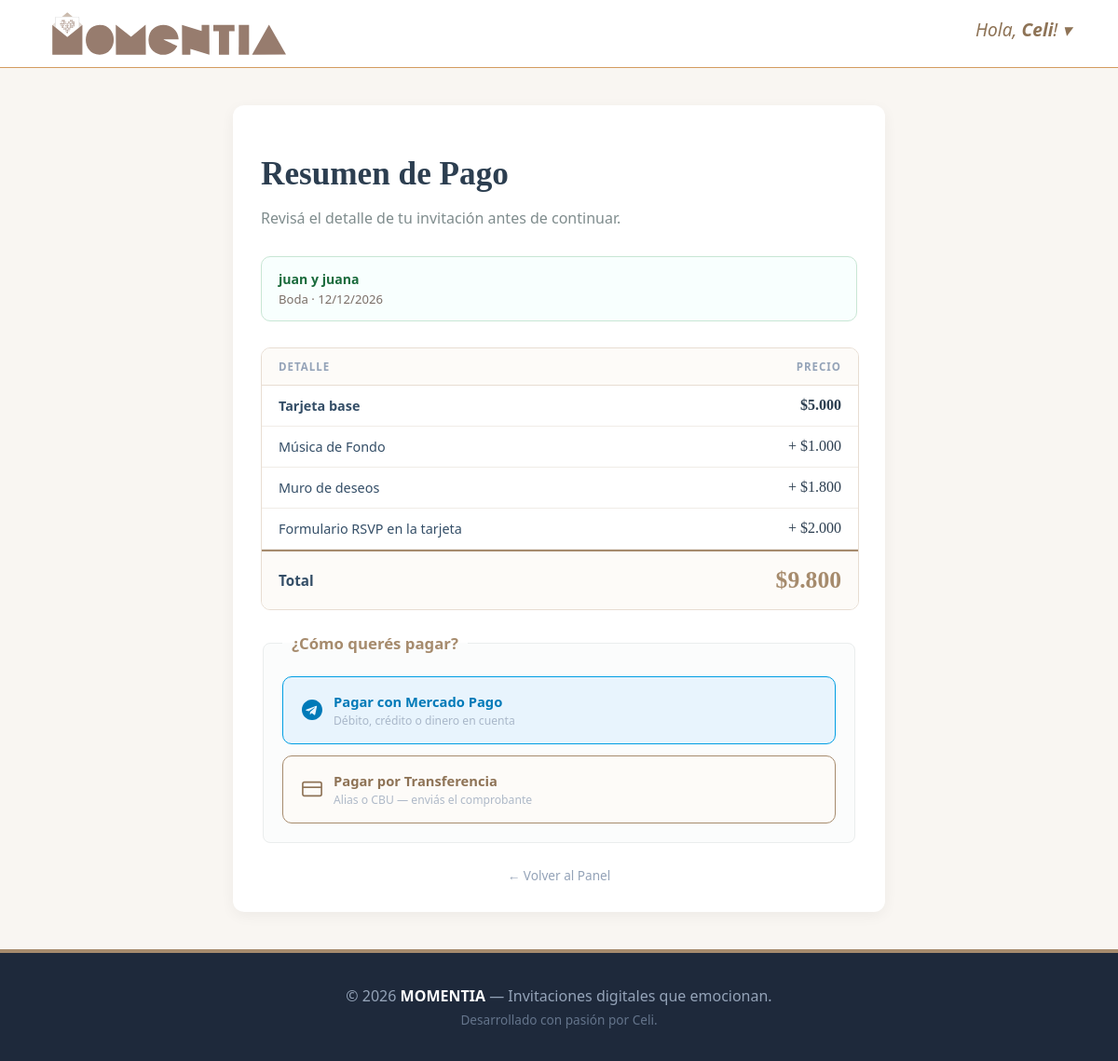
The page /pagar.php?id=57 (signed in) on the database its author committed.
### tables this page shows
CREATE TABLE `tarjetas` (
  `id_tarjeta` int(11) NOT NULL,
  `id_cliente` int(11) NOT NULL,
  `id_plantilla` int(11) NOT NULL,
  `tipo_evento_id` int(11) NOT NULL,
  `estilo_visual_id` int(11) NOT NULL,
  `mod_cuenta_regresiva` tinyint(1) DEFAULT 0,
  `mod_musica` tinyint(1) DEFAULT 0,
  `mod_regalos` tinyint(1) DEFAULT 0,
  `mod_dress_code` tinyint(1) DEFAULT 0,
  `mod_linea_tiempo` tinyint(1) DEFAULT 0,
  `mod_book_fotos` tinyint(1) DEFAULT 0,
  `mod_compartir_fotos` tinyint(1) DEFAULT 0,
  `mod_rsvp_interno` tinyint(1) DEFAULT 0,
  `mod_muro_deseos` tinyint(1) DEFAULT 0,
  `mod_playlist` tinyint(1) DEFAULT 0,
  `nombres_portada` varchar(255) DEFAULT NULL,
  `fecha_evento` date DEFAULT NULL,
  `hora_evento` time DEFAULT NULL,
  `direccion_maps` text DEFAULT NULL,
  `link_musica` varchar(255) DEFAULT NULL,
  `datos_bancarios` text DEFAULT NULL,
  `mensaje_regalo` text DEFAULT NULL,
  `dress_code_texto` text DEFAULT NULL,
  `book_texto` varchar(255) DEFAULT NULL,
  `link_galeria_externa` varchar(255) DEFAULT NULL,
  `telefono_whatsapp` varchar(50) DEFAULT NULL,
  `fecha_limite_rsvp` date DEFAULT NULL,
  `frase_portada` varchar(255) DEFAULT NULL,
  `textos_personalizados` text DEFAULT NULL,
  `estado_pago` varchar(20) DEFAULT 'pendiente',
  `mod_rsvp_whatsapp` int(25) DEFAULT NULL,
  `playlist_modo` enum('formulario','enlace') NOT NULL DEFAULT 'formulario',
  `playlist_url` varchar(255) DEFAULT NULL,
  `linea_tiempo_estilo` enum('vertical','horizontal') NOT NULL DEFAULT 'vertical',
  `muro_moderacion` tinyint(1) NOT NULL DEFAULT 0,
  `mod_pagar_evento` tinyint(1) DEFAULT 0,
  `momento2_nombre` varchar(100) DEFAULT NULL,
  `momento2_fecha` date DEFAULT NULL,
  `momento2_hora` time DEFAULT NULL,
  `momento2_direccion_maps` text DEFAULT NULL,
  `mod_ubi_calen` tinyint(1) DEFAULT NULL,
  `mod_foto_portada` tinyint(1) DEFAULT 0,
  `foto_portada` varchar(255) DEFAULT NULL
);

CREATE TABLE `tipos_evento` (
  `id_tipos_evento` int(11) NOT NULL,
  `nombre` varchar(50) NOT NULL,
  `label_portada` varchar(100) DEFAULT NULL,
  `placeholder_portada` varchar(100) DEFAULT NULL
);

### config/modulos.php (called while the page is built, shortened)
<?php
function modulos_config(): array { global $config_modulos; return $config_modulos['modulos']; }
function modulos_columnas_bd(): array { return array_keys(modulos_config()); }
return $config_modulos;

### pagar.php (the view, shortened to what this page needs)
<?php
require_once __DIR__ . '/conexion.php';
require_once __DIR__ . '/config/modulos.php';
$id_tarjeta = (int)($_GET['id'] ?? 0);
$id_usuario = $_SESSION['id_usuario'];
try {
    $stmt = $pdo->prepare("
        SELECT t.*, te.nombre AS nombre_evento
        FROM tarjetas t
        JOIN tipos_evento te ON t.tipo_evento_id = te.id_tipos_evento
        WHERE t.id_tarjeta = ? AND t.id_cliente = ?
    ");
    $stmt->execute([$id_tarjeta, $id_usuario]);
    $tarjeta = $stmt->fetch(PDO::FETCH_ASSOC);
    $stmt_costos = $pdo->query("SELECT modulo_key, precio FROM costos");
    $costos = [];
    while ($row = $stmt_costos->fetch(PDO::FETCH_ASSOC)) {
        $costos[$row['modulo_key']] = (float)$row['precio'];
    }
} catch (PDOException $e) {
    error_log('Error en pagar.php: ' . $e->getMessage());
    header("Location: dashboard.php?error=error_carga");
    exit;
}
$precio_base = $costos['base'] ?? 3000;
$total       = $precio_base;
$detalle     = [];
foreach (modulos_columnas_bd() as $columna) {
    if (!empty($tarjeta[$columna]) && isset($costos[$columna]) && $costos[$columna] > 0) {
        $total += $costos[$columna];
        $modulo = modulos_config()[$columna];
        $detalle[] = [
            'nombre' => $modulo['titulo'],
            'precio' => $costos[$columna],
        ];
    }
}
$nombre_tarjeta = htmlspecialchars($tarjeta['nombres_portada'] ?: 'Sin título');
$tipo_evento    = ucfirst($tarjeta['nombre_evento'] ?? '');
$fecha_fmt      = $tarjeta['fecha_evento']
    ? date('d/m/Y', strtotime($tarjeta['fecha_evento']))
    : 'Sin definir';
?>
<!DOCTYPE html>
<html lang="es">
<head>
    <link rel="stylesheet" href="css/global.css">
    <link rel="stylesheet" href="css/formularios.css">
</head>
<body>
<?php include_once 'header.php'; ?>
<main class="form-container">
    <div class="form-card">
        <h1>Resumen de Pago</h1>
        <p class="subtitle">Revisá el detalle de tu invitación antes de continuar.</p>
        <div class="pago-contexto">
            <strong><?php echo $nombre_tarjeta; ?></strong>
            <span><?php echo $tipo_evento; ?> · <?php echo $fecha_fmt; ?></span>
        </div>
        <div class="pago-desglose">
            <div class="pago-desglose-header">
                <span>Detalle</span>
                <span>Precio</span>
            </div>
            <div class="pago-desglose-fila base">
                <span>Tarjeta base</span>
                <span class="precio">$<?php echo number_format($precio_base, 0, ',', '.'); ?></span>
            </div>
            <?php foreach ($detalle as $item): ?>
                <div class="pago-desglose-fila">
                    <span><?php echo htmlspecialchars($item['nombre']); ?></span>
                    <span class="precio">+ $<?php echo number_format($item['precio'], 0, ',', '.'); ?></span>
                </div>
            <?php endforeach; ?>
            <div class="pago-desglose-total">
                <span class="label">Total</span>
                <span class="monto">$<?php echo number_format($total, 0, ',', '.'); ?></span>
            </div>
        </div>
        <fieldset>
            <legend>¿Cómo querés pagar?</legend>
            <div class="pago-metodos">
                <form action="procesar_pago.php" method="POST" style="margin:0;">
                    <button type="submit" class="pago-metodo-btn btn-mp">
                        <div class="pago-metodo-info">
                            Pagar con Mercado Pago
                            <small>Débito, crédito o dinero en cuenta</small>
                        </div>
                    </button>
                </form>
                <form action="procesar_pago.php" method="POST" style="margin:0;">
                    <button type="submit" class="pago-metodo-btn btn-transferencia">
                        <svg viewBox="0 0 24 24" fill="none" stroke="currentColor" stroke-width="1.8" width="22" height="22" aria-hidden="true">
                            <rect x="1" y="4" width="22" height="16" rx="2" ry="2"/>
                            <line x1="1" y1="10" x2="23" y2="10"/>
                        </svg>
                        <div class="pago-metodo-info">
                            Pagar por Transferencia
                            <small>Alias o CBU — enviás el comprobante</small>
                        </div>
                    </button>
                </form>
            </div>
        </fieldset>
        <a href="dashboard.php" class="btn-volver-dash">← Volver al Panel</a>
    </div>
</main>
<?php include_once 'footer.php'; ?>
</body>
</html>

### css/global.css (style rules this page uses)
:root { --color-principal: #a68b6d; }
body { font-family: 'Segoe UI', sans-serif; background-color: #f9f6f2; color: #333; margin: 0; }
a { transition: color 0.2s; }
h1, h2, h3, h4 { word-break: break-word; }

### css/formularios.css (style rules this page uses)
.form-container { max-width: 700px; margin: 40px auto; padding: 0 20px; }
.form-card { background: #ffffff; padding: 30px; border-radius: 12px; box-shadow: 0 4px 15px rgba(0, 0, 0, 0.05); }
.form-card h1 { font-family: 'Playfair Display', serif; color: #2c3e50; margin-bottom: 5px; font-size: 2.2rem; }
.subtitle { color: #7f8c8d; margin-bottom: 30px; font-size: 1rem; }
fieldset { border: 1px solid #eaeded; border-radius: 8px; padding: 20px; margin-bottom: 25px; background: #fbfcfc; }
legend { font-weight: bold; color: var(--color-principal); padding: 0 10px; font-size: 1.05rem; }
small { color: #94a3b8; font-size: 0.8rem; margin-top: 5px; }

### pagar.php (style rules this page uses)
.pago-contexto { background: #f8fffe; border: 1px solid #c8e6d4; border-radius: 10px; padding: 14px 18px; margin-bottom: 28px; font-size: 0.88rem; color: #344e67; }
.pago-contexto strong { color: #1a6b3c; display: block; margin-bottom: 2px; }
.pago-contexto span { color: #7a6e67; font-size: 0.82rem; }
.pago-desglose { width: 100%; border: 1px solid #e8ddd2; border-radius: 10px; overflow: hidden; margin-bottom: 24px; }
.pago-desglose-header { background: #fdfbf8; padding: 12px 18px; font-size: 0.72rem; font-weight: 600; color: #94a3b8; text-transform: uppercase; letter-spacing: 1px; border-bottom: 1px solid #e8ddd2; display: flex; justify-content: space-between; }
.pago-desglose-fila { display: flex; justify-content: space-between; align-items: center; padding: 12px 18px; border-bottom: 1px solid #f0ece7; font-size: 0.9rem; color: #344e67; }
.pago-desglose-fila.base { font-weight: 600; }
.pago-desglose-fila .precio { font-family: 'Playfair Display', Georgia, serif; font-size: 1rem; color: #2c3e50; }
.pago-desglose-total { display: flex; justify-content: space-between; align-items: center; padding: 16px 18px; background: #fdfbf8; border-top: 2px solid var(--color-principal); }
.pago-desglose-total .label { font-weight: 700; font-size: 0.95rem; color: #344e67; }
.pago-desglose-total .monto { font-family: 'Playfair Display', Georgia, serif; font-size: 1.6rem; font-weight: 600; color: var(--color-principal); }
.pago-metodos { display: flex; flex-direction: column; gap: 12px; margin-top: 4px; }
.pago-metodo-btn { width: 100%; padding: 16px 20px; border-radius: 10px; border: 1.5px solid; font-family: inherit; font-size: 0.92rem; font-weight: 600; cursor: pointer; display: flex; align-items: center; gap: 12px; transition: all 0.2s ease; text-decoration: none; }
.btn-mp { background: #e8f4fd; border-color: #009ee3; color: #007ab8; }
.btn-transferencia { background: #fdfbf8; border-color: var(--color-principal); color: #8e7356; }
.pago-metodo-btn svg { flex-shrink: 0; }
.pago-metodo-info { text-align: left; }
.pago-metodo-info small { display: block; font-size: 0.76rem; font-weight: 400; opacity: 0.75; margin-top: 2px; }
.btn-volver-dash { display: block; text-align: center; color: #94a3b8; font-size: 0.85rem; text-decoration: none; margin-top: 16px; }

### rows shown on the page
tarjetas: nombres_portada "juan y juana", tipo_evento.nombre "Boda", fecha_evento "12/12/2026"

### other values the page prints
$nombre_display "Celi"
$precio_base "5.000"
$item['nombre'] "Música de Fondo"
$item['precio'] "1.000"
$item['nombre'] "Muro de deseos"
$item['precio'] "1.800"
$item['nombre'] "Formulario RSVP en la tarjeta"
$item['precio'] "2.000"
$total "9.800"
